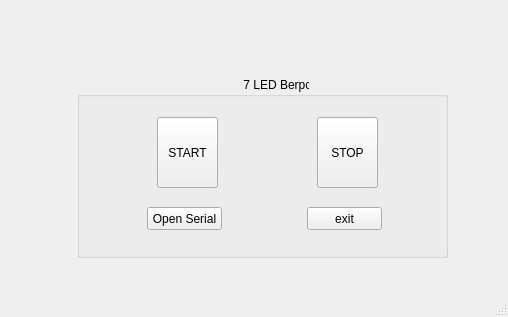
<?xml version="1.0" encoding="UTF-8"?>
<ui version="4.0">
 <class>MainWindow</class>
 <widget class="QMainWindow" name="MainWindow">
  <property name="geometry">
   <rect>
    <x>0</x>
    <y>0</y>
    <width>508</width>
    <height>317</height>
   </rect>
  </property>
  <property name="windowTitle">
   <string>MainWindow</string>
  </property>
  <widget class="QWidget" name="centralwidget">
   <widget class="QGroupBox" name="groupBox">
    <property name="geometry">
     <rect>
      <x>77</x>
      <y>77</y>
      <width>371</width>
      <height>181</height>
     </rect>
    </property>
    <property name="title">
     <string>                                                  7 LED Berpola</string>
    </property>
    <widget class="QPushButton" name="pushButton_Exit">
     <property name="geometry">
      <rect>
       <x>230</x>
       <y>130</y>
       <width>75</width>
       <height>23</height>
      </rect>
     </property>
     <property name="text">
      <string>exit</string>
     </property>
    </widget>
    <widget class="QToolButton" name="toolButton_on">
     <property name="geometry">
      <rect>
       <x>80</x>
       <y>40</y>
       <width>61</width>
       <height>71</height>
      </rect>
     </property>
     <property name="text">
      <string>START</string>
     </property>
     <property name="icon">
      <iconset>
       <normaloff>play.png</normaloff>play.png</iconset>
     </property>
     <property name="iconSize">
      <size>
       <width>50</width>
       <height>50</height>
      </size>
     </property>
     <property name="toolButtonStyle">
      <enum>Qt::ToolButtonTextUnderIcon</enum>
     </property>
    </widget>
    <widget class="QToolButton" name="toolButton_off">
     <property name="geometry">
      <rect>
       <x>240</x>
       <y>40</y>
       <width>61</width>
       <height>71</height>
      </rect>
     </property>
     <property name="text">
      <string>STOP</string>
     </property>
     <property name="icon">
      <iconset>
       <normaloff>stop.png</normaloff>stop.png</iconset>
     </property>
     <property name="iconSize">
      <size>
       <width>50</width>
       <height>50</height>
      </size>
     </property>
     <property name="toolButtonStyle">
      <enum>Qt::ToolButtonTextUnderIcon</enum>
     </property>
    </widget>
    <widget class="QPushButton" name="pushButton_OpenSerial">
     <property name="geometry">
      <rect>
       <x>70</x>
       <y>130</y>
       <width>75</width>
       <height>23</height>
      </rect>
     </property>
     <property name="text">
      <string>Open Serial</string>
     </property>
    </widget>
   </widget>
  </widget>
  <widget class="QMenuBar" name="menubar">
   <property name="geometry">
    <rect>
     <x>0</x>
     <y>0</y>
     <width>508</width>
     <height>21</height>
    </rect>
   </property>
  </widget>
  <widget class="QStatusBar" name="statusbar"/>
 </widget>
 <resources/>
 <connections/>
</ui>
